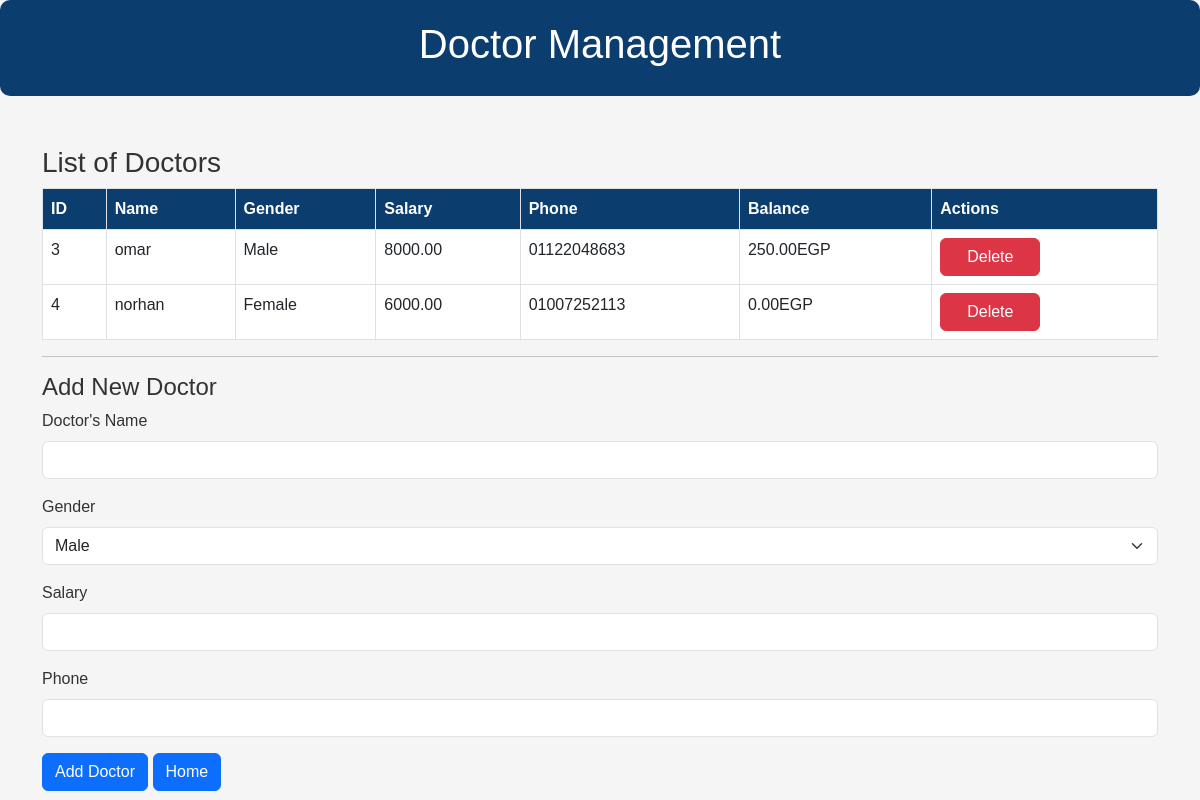
Page /doctor_page.php on the committed database.
### tables this page shows
CREATE TABLE `doctor` (
  `id` int(11) NOT NULL,
  `name` varchar(255) DEFAULT NULL,
  `gender` enum('Male','Female','Other') DEFAULT NULL,
  `salary` decimal(10,2) DEFAULT NULL,
  `phone` varchar(20) DEFAULT NULL
);

### doctor_page.php (the view, shortened to what this page needs)
<?php
$conn = new mysqli("localhost", "root", "", "clinic_db");
$doctor_result = $conn->query("
    SELECT d.*, COALESCE(SUM(s.price * 0.5), 0) AS balance
    FROM doctor d
    LEFT JOIN session s ON d.name = s.doctor_name
    GROUP BY d.id
");
?>
<!DOCTYPE html>
<html lang="en">
<head>
    <link rel="stylesheet" href="https://cdn.jsdelivr.net/npm/bootstrap@5.3.0-alpha3/dist/css/bootstrap.min.css">
</head>
<body>
<div class="header">
    <h1>Doctor Management</h1>
</div>
<div class="container">
    <h3 class="mt-5">List of Doctors</h3>
    <table class="table table-bordered">
        <thead>
            <tr>
                <th>ID</th>
                <th>Name</th>
                <th>Gender</th>
                <th>Salary</th>
                <th>Phone</th>
                <th>Balance</th>
                <th>Actions</th>
            </tr>
        </thead>
        <tbody>
            <?php while ($row = $doctor_result->fetch_assoc()): ?>
                <tr>
                    <td><?= $row['id'] ?></td>
                    <td><?= $row['name'] ?></td>
                    <td><?= $row['gender'] ?></td>
                    <td><?= $row['salary'] ?></td>
                    <td><?= $row['phone'] ?></td>
                    <td><?= number_format($row['balance'], 2) ?>EGP</td>
                    <td>
                        <a href="doctor_page.php?delete_id=<?= $row['id'] ?>" class="btn btn-danger" onclick="return confirm('Are you sure you want to delete this doctor?');">Delete</a>
                    </td>
                </tr>
            <?php endwhile; ?>
        </tbody>
    </table>
    <hr>
    <h4>Add New Doctor</h4>
    <form method="POST" action="doctor_page.php">
        <div class="mb-3">
            <label for="name" class="form-label">Doctor's Name</label>
            <input type="text" class="form-control" id="name" name="name" required>
        </div>
        <div class="mb-3">
            <label for="gender" class="form-label">Gender</label>
            <select class="form-select" id="gender" name="gender" required>
                <option value="Male">Male</option>
            </select>
        </div>
        <div class="mb-3">
            <label for="salary" class="form-label">Salary</label>
            <input type="number" class="form-control" id="salary" name="salary" required>
        </div>
        <div class="mb-3">
            <label for="phone" class="form-label">Phone</label>
            <input type="text" class="form-control" id="phone" name="phone" required>
        </div>
        <button type="submit" name="add_doctor" class="btn btn-primary">Add Doctor</button>
        <a href="index.php" class="btn btn-primary">Home</a>
    </form>
</div>
</body>
</html>

### doctor_page.php (style rules this page uses)
body { background-color: #f5f5f5; font-family: 'Arial', sans-serif; color: #333; }
.container { margin-top: 50px; }
.header { background-color: #0b3d6e; color: white; text-align: center; padding: 20px; border-radius: 10px; }
.table th { background-color: #0b3d6e; color: white; }
.btn-success, .btn-danger { width: 100px; }

### rows in the picture
doctor: id "3", name "omar", gender "Male", salary "8000.00", phone "01122048683", balance "250.00"
doctor: id "4", name "norhan", gender "Female", salary "6000.00", phone "01007252113", balance "0.00"
